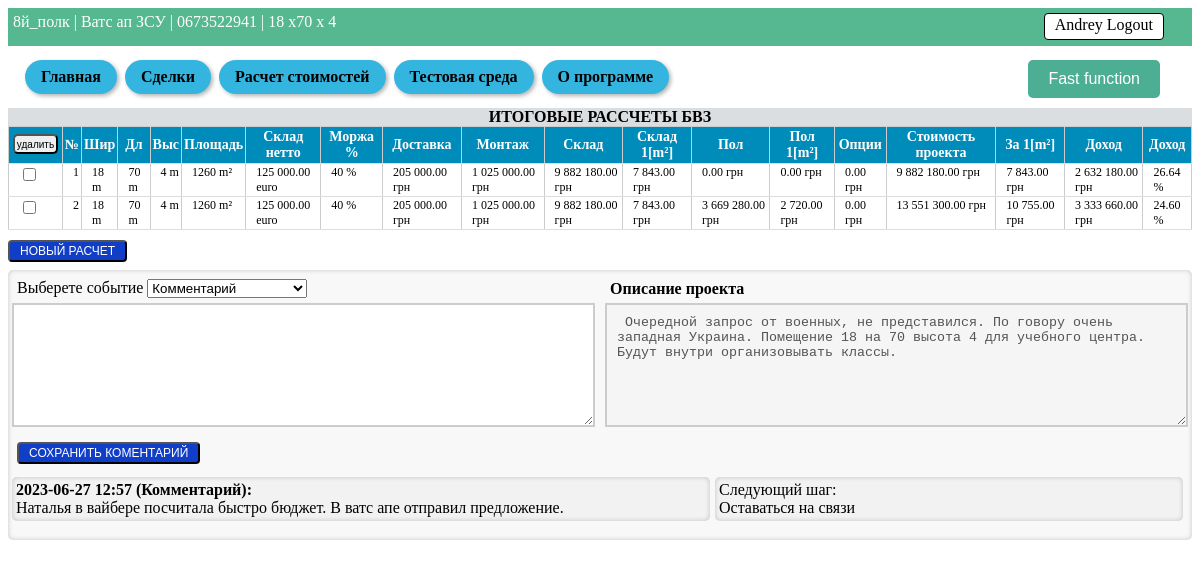
The page /lead/8й_полк (signed in) on the database its author committed.
### tables this page shows
CREATE TABLE lead (id integer PRIMARY KEY AUTOINCREMENT, unique_ID TEXT, company text NOT NULL, name text NOT NULL, phone text NOT NULL, mail text NOT NULL, project text NOT NULL, amount_calc INTEGER DEFAULT (0), job_title text NOT NULL, price text NOT NULL, profit text NOT NULL, user_email TEXT, product TEXT, comments_history TEXT, event TEXT, Layout BLOB, Offers BLOB, description TEXT);

CREATE TABLE users (
id integer PRIMARY KEY AUTOINCREMENT,
name text NOT NULL,
email text NOT NULL,
psw text NOT NULL
);

CREATE TABLE my_warehouse (id integer PRIMARY KEY AUTOINCREMENT, lead_ID INTEGER, unique_ID TEXT, user_email TEXT, client TEXT, project TEXT DEFAULT (False), selected TEXT, width INTEGER DEFAULT (False), length INTEGER DEFAULT (False), height INTEGER DEFAULT (False), area INTEGER DEFAULT (False), volume INTEGER DEFAULT (False), product TEXT, temperature TEXT DEFAULT (False), price_warehouse INTEGER DEFAULT (False), price_VAT INTEGER DEFAULT (0), price_customs INTEGER DEFAULT (0), price_delivery INTEGER DEFAULT (False), price_building INTEGER DEFAULT (False), price_foundation INTEGER DEFAULT (0), price_light INTEGER DEFAULT (0), price_rack INTEGER DEFAULT (0), price_cubic_meters REAL DEFAULT (0), price_square_meters REAL DEFAULT (0), price_project INTEGER DEFAULT (0), percent_w INTEGER, percent_f INTEGER, percent_o INTEGER, cost_price INTEGER DEFAULT (False), price_selling_EU INTEGER DEFAULT (False), price_selling_UA INTEGER DEFAULT (0), profit_EU INTEGER DEFAULT (0), profit_UA INTEGER DEFAULT (0), exchange_rates_from INTEGER, exchange_rates_TO INTEGER, cost_square_meters_EU INTEGER DEFAULT (0), cost_cubic_meters_EU INTEGER DEFAULT (0), cost_square_meters_UA INTEGER DEFAULT (0), cost_cubic_meters_UA INTEGER DEFAULT (0), profit_percent INTEGER DEFAULT (0), dimension_found TEXT, area_found INTEGER DEFAULT (0), price_sq_met_found INTEGER DEFAULT (0), cost_foundation INTEGER DEFAULT (0), cost_option INTEGER DEFAULT (0), cost_sq_met_found INTEGER DEFAULT (0), final_price_UA INTEGER DEFAULT (0), final_profit_UA INTEGER DEFAULT (0), final_profit_percent INTEGER DEFAULT (0), final_cost_sq_m_pr INTEGER, comments TEXT DEFAULT no_comments, S_panel TEXT, H_skate INTEGER);

### Saleshelp.py (the view, shortened to what this page needs)
@app.route("/lead/<alias>", methods=["POST", "GET"])
def show_info_lead(alias):
    dbase = FDataBase(get_db())
    current_lead = dbase.get_lead(alias, current_user.get_user_email())
    project_folder = os.path.join('Project_OFFERS', current_lead['company'])
    description = current_lead['description']
    try:
        files_layout = os.listdir(project_folder + '/Layout')
    except FileNotFoundError:
        files_layout = []
    try:
        files_offer = os.listdir(project_folder + '/Offers')
    except FileNotFoundError:
        files_offer = []
    if current_lead['comments_history']:
        history_comments = current_lead['comments_history'].split(' $END_COMMENTS$ \n')
        history_event = current_lead['event'].split(' $END_EVENT$ \n')
    else:
        history_comments = []
        history_event = []
    if not current_lead:
        abort(404)
    print(dict(request.form))
    title_table_calc_BVZ, value_table_calc_BVZ = view_table_warehouse(dbase, current_user, current_lead,
                                                                      'show_info_lead')
    value_table_calc_BVZ = [list(record.values()) for record in value_table_calc_BVZ]
    history_comments.reverse()
    history_event.reverse()
    history_lead = list(zip(history_comments, history_event))
    return render_template('lead.html', menu=menu, title=current_lead['company'], current_lead=current_lead,
                           title_table_calc_BVZ=title_table_calc_BVZ,
                           value_table_calc_BVZ=value_table_calc_BVZ,
                           history_lead=history_lead,
                           files_layout=files_layout,
                           files_offer=files_offer,
                           description=description,
                           )

### Saleshelp.py (called while the page is built)
def connect_db():
    conn = sqlite3.connect(app.config['DATABASE'])
    conn.row_factory = sqlite3.Row
    return conn

def get_db():
    if not hasattr(g, 'link_db'):
        g.link_db = connect_db()
    return g.link_db

@login_manager.user_loader
def load_user(user_id):
    dbase = FDataBase(get_db())
    return UserLogin().fromDB(user_id, dbase)

### Utils/FDataBase.py (called while the page is built)
    def get_info_records(self, name_tabl, user_email, *args):
        query = ''
        if len(args) > 0:
            for column, value in args:
                query += f" AND {column} = '{value}' AND "
            query = query.rstrip(' AND')
        sql = f"SELECT * FROM {name_tabl} WHERE user_email = '{user_email}'{query}"
        try:
            self.__cur.execute(sql)
            res = self.__cur.fetchall()
            if res:
                return res
        except:
            print("Ошибка чтения из БД")
        return []

    def get_lead(self, alias, user):
        try:
            self.__cur.execute(f"SELECT * FROM lead WHERE company = '{alias}' AND user_email = '{user}'")
            res = self.__cur.fetchone()
            if res:
                return res
        except sqlite3.Error as e:
            print("Ошибка получения лида из БД " + str(e))
        return False, False

    def get_user(self, user_id):
        try:
            self.__cur.execute(f"SELECT * FROM users WHERE id = {user_id} LIMIT 1")
            res = self.__cur.fetchone()
            if not res:
                print("Пользователь не найден")
                return False
            return res
        except sqlite3.Error as e:
            print("Ошибка получения данных из БД " + str(e))
        return False

    def check_records(self, name_table):
        try:
            check = self.__cur.execute(f"SELECT EXISTS(SELECT 1 FROM {name_table} LIMIT 1);")
            check = check.fetchone()[0]
            return check
        except sqlite3.Error as e:
            print("Ошибка проверки записей в таблице " + str(e))
            return False

### Utils/UserLogin.py (called while the page is built)
    def fromDB(self, user_id, db):
        self.__user = db.get_user(user_id)
        return self

    def get_user_name(self):
        return str(self.__user['name'])

    def get_user_email(self):
        return str(self.__user['email'])

### Utils/View_final_calculation.py (called while the page is built)
def format_price(price):
    return '{:,.2f}'.format(price).replace(',', " ")

### templates/lead.html (shortened to what this page needs)
{% extends 'base.html' %}
{% block information %}
{{ current_lead.company }} | {{ current_lead.name }} | {{ current_lead.phone }} | {{ current_lead.project }}
<a href="{{url_for('logout')}}" class="button-logout">{{ current_user.get_user_name() }} Logout </a>
{% endblock %}
{% block content %}
{% block view_calculations %}
<form action="{{url_for('show_info_lead', alias=current_lead.company)}}" method="POST">
    <table id="my-table">
        <b class="title-final-cost">ИТОГОВЫЕ РАССЧЕТЫ БВЗ</b>
        <tr>
            <th class="button-delete-lead-th">
                <input type="submit" name="button-delete-calc" value="удалить" class="button-delete-lead">
            </th>
            <th>№</th>
            {% for t in title_table_calc_BVZ %}
            <th>{{ t.title }}</th>
            {% endfor %}
        </tr>
        <tbody class="table-result">
            {% for record in value_table_calc_BVZ %}
            <tr>
                <td><input type="checkbox" name="check-lead" id="check-lead" value="{{ record[0] }}"></td>
                <td>{{ value_table_calc_BVZ.index(record)+1 }}</td>
                {% for cell in record[2:-1:] %}
                <td>
                    <a href="{{ url_for('calculation_product', alias='BVZ', calc_ID=record[0]) }}"
                        title="{{ record[-1] }}">
                        {{ cell }}
                    </a>
                </td>
                {% endfor %}
            </tr>
            {% endfor %}
        </tbody>
    </table>
</form>
<form action="{{ url_for('pricing') }}" method="POST">
    <button name="button-add-calculation" class="button-accept" value="{{current_lead['id']}}"> Новый расчет </button>
</form>
<div class="lead-communication">
    <form action="{{ url_for('show_info_lead', alias=current_lead.company) }}" method="post"
        enctype="multipart/form-data">
        <div class="title-comments-description">
            <div class="setting-lead-comments">
                <label for="event-comments">Выберете событие</label>
                <select name="event-comments" id="event-comments">
                    <option value="Комментарий">Комментарий</option>
                </select>
            </div>
            <div>
                <label for="description"><h4>Описание проекта</h4></label>
            </div>
        </div>
        <div class="comment-save_file">
            <textarea name="comment-for-lead" id="comment-for-lead"></textarea>
            <textarea name="description" id="description" placeholder="Введите описание проекта"
            {% if description %} disabled {% endif %}>{% if description %} {{description}} {% endif %}</textarea>
        </div>
        <div class="title-comments-description">
            <div class="setting-lead-comments">
                <button type="button" name="button-accept-to-event" class="button-accept" value="button-accept-to-event"
                    onclick="openModalCalc()">
                    Сохранить коментарий
                </button>
            </div>
        </div>
    </form>
    <div class="communication-history">
        {% for history in history_lead %}
        <div class="history-list">
            <div class="current-lead-comment">
                <output>{{ history[0]|replace('\n', '<br>')|safe }}</output>
            </div>
            <div class="current-lead-event">
                Следующий шаг:
                <br>
                <output>{{ history[1] }}</output>
            </div>
        </div>
        {%endfor%}
    </div>
</div>
{% endblock view_calculations %}
{% endblock %}

### static/css/style.css (style rules this page uses)
table { width: 90%; border-collapse: collapse; margin-bottom: 10px; }
th { background-color: #a7a1a1; font-weight: bold; }
td, th { padding: 5px; text-align: center; border: 1px solid #ccc; }
.button-logout { float: right; margin-right: 23px; }
.button-logout { padding-bottom: 5px; padding-top: 2px; padding-left: 10px; padding-right: 10px; background-color: #fff; color: #000; text-decoration: none; border: 1px solid #000; border-radius: 4px; }
.button-delete-lead-th { padding: 0px; width: 20px; white-space: nowrap; }
.button-delete-lead { width: 45px; height: 20px; border-radius: 1px; font-size: 10px; padding: 0; border-radius: 5px; margin-bottom: 2px; margin-left: 2px; margin-right: 2px; }
#my-table { border-collapse: collapse; width: 100%; }
#my-table th { background-color: #008CBA; color: white; font-weight: bold; padding: 2px; border-bottom: 1px solid #ddd; font-size: 14px; }
#my-table td { border-bottom: 1px solid #ddd; padding: 1px; padding-left: 10px; text-align: left; font-size: 12px; vertical-align: top; background-color: white; }
table td a { text-decoration: none; color: inherit; }
.title-final-cost { display: block; text-align: center; background-color: #dbdee1; }
.button-accept { display: inline-block; padding: 2px 10px; border-radius: 4px; font-size: 12px; text-decoration: none; text-transform: uppercase; color: #fff; background-color: #113ec7; cursor: pointer; transition: all 0.2s ease; margin-bottom: 8px; }
.setting-lead-comments { margin: 5px; width: 50%; }
.lead-communication { padding: 4px; background-color: #f8f8f8; border-radius: 5px; box-shadow: inset 0 0 5px rgba(0, 0, 0, 0.2); }
#comment-for-lead { display: block; width: 50%; height: 100px; padding: 10px; border: 2px solid #ccc; resize: vertical; margin-bottom: 10px; margin-right: 10px; }
#description { display: block; width: 50%; height: 100px; padding: 10px; border: 2px solid #ccc; resize: vertical; margin-bottom: 10px; }
.current-lead-comment { width: 60%; padding: 4px; background-color: #f2f2f2; border-radius: 5px; box-shadow: inset 0 0 5px rgba(0, 0, 0, 0.2); margin-right: 5px; margin-bottom: 15px; }
.current-lead-event { width: 40%; padding: 4px; background-color: #f2f2f2; border-radius: 5px; box-shadow: inset 0 0 5px rgba(0, 0, 0, 0.2); margin-right: 5px; margin-bottom: 15px; }
.communication-history { max-height: 500px; overflow-y: auto; }
.comment-save_file { display: flex; flex-wrap: nowrap; }
.history-list { display: flex; }
.title-comments-description { display: flex; flex-direction: row; flex-wrap: nowrap; align-items: center; }
.title-comments-description div h4 { margin: 0; }

### rows shown on the page
lead: company "8й_полк", name "Ватс ап ЗСУ", phone "0673522941", project "18 х70 х 4", description "Очередной запрос от военных, не представился. По говору очень западная Украина. Помещение 18 на 70 высота 4 для учебного центра. Будут внутри организовывать классы.", comments_history "2023-06-27 12:57 (Комментарий): Наталья в вайбере посчитала быстро бюджет. В ватс апе отправил предложение.", event "Оставаться на связи"
users: get_user_name "Andrey"
my_warehouse: value_table_calc_BVZ.index(record)+1 "1", cell "18 m" "70 m" "4 m" "1260 m²" "125 000.00 euro" "40 %" "205 000.00 грн" "1 025 000.00 грн" "9 882 180.00 грн" "7 843.00 грн" "0.00 грн" "0.00 грн" "0.00 грн" "9 882 180.00 грн" "7 843.00 грн" "2 632 180.00 грн" "26.64 %"
my_warehouse: value_table_calc_BVZ "2", cell "18 m" "70 m" "4 m" "1260 m²" "125 000.00 euro" "40 %" "205 000.00 грн" "1 025 000.00 грн" "9 882 180.00 грн" "7 843.00 грн" "3 669 280.00 грн" "2 720.00 грн" "0.00 грн" "13 551 300.00 грн" "10 755.00 грн" "3 333 660.00 грн" "24.60 %"

### other values the page prints
{{ m.name }} "Главная" "Сделки" "Расчет стоимостей" "Тестовая среда" "О программе"
{{ t.title }} "Шир" "Дл" "Выс" "Площадь" "Склад нетто" "Моржа %" "Доставка" "Монтаж" "Склад" "Склад 1[m²]" "Пол" "Пол 1[m²]" "Опции" "Стоимость проекта" "За 1[m²]" "Доход" "Доход"
